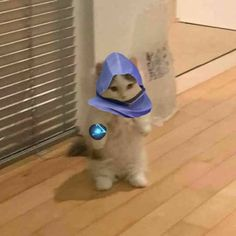
#> input picture M51/cat.png, 236 x 236 px
$ python main.py
#> lines starting #> are read from the running program, lines starting #| are printed output that depends on the picture
import numpy as np
from PIL import Image

img = Image.open("cat.png")
#> img is the input picture: PIL image 236x236 RGBA; mean R, G, B, A 166.1, 132.8, 98.7, 255
#img.show()

I = np.array(img)

alpha = 2
I *= 2
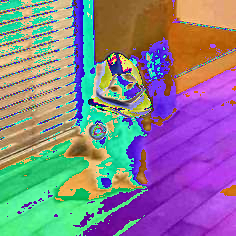
#> I: shape (236, 236, 4); mean R, G, B, A 137.8, 127.7, 141.5, 254; transparent parts drawn white

I[I > 255] = 295

Image.fromarray(I).show()
